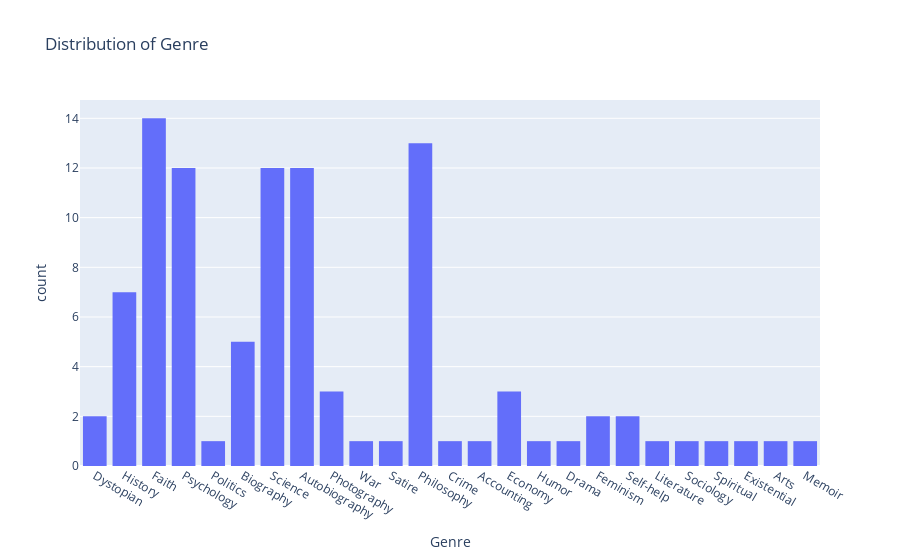

Here is the notebook cell this chart was saved with:
### Code cell
# Histogram
fig = px.histogram(books, x='Genre', title='Distribution of Genre')
fig.show()

### Figure 1 — Plotly figure (JSON) as saved in the notebook; plotly's stock layout.template omitted (floating-point values rounded to 4 significant figures)
{"data": [{"alignmentgroup": "True", "bingroup": "x", "hovertemplate": "Genre=%{x}<br>count=%{y}<extra></extra>", "legendgroup": "", "marker": {"color": "#636efa", "pattern": {"shape": ""}}, "name": "", "offsetgroup": "", "orientation": "v", "showlegend": false, "type": "histogram", "x": ["Dystopian", "History", "Faith", "Psychology", "Faith", "Politics", "Biography", "History", "Science", "Autobiography", "Science", "Science", "Psychology", "Photography", "War", "Dystopian", "Faith", "Biography", "Satire", "Philosophy", "Psychology", "Science", "Crime", "Accounting", "Economy", "Autobiography", "Economy", "Philosophy", "History", "Faith", "History", "Psychology", "Psychology", "Psychology", "Science", "Faith", "Photography", "Humor", "Autobiography", "History", "Philosophy", "Photography", "Faith", "Autobiography", "Autobiography", "History", "Biography", "Psychology", "Biography", "Autobiography", "Philosophy", "Faith", "Autobiography", "Drama", "Autobiography", "Faith", "Philosophy", "Philosophy", "Philosophy", "Philosophy", "Feminism", "Psychology", "Faith", "Autobiography", "Self-help", "Economy", "Literature", "Sociology", "Autobiography", "Biography", "Science", "Spiritual", "History", "Faith", "Philosophy", "Psychology", "Psychology", "Science", "Autobiography", "Psychology", "Science", "Existential", "Psychology", "Arts", "Science", "Science", "Feminism", "Philosophy", "Self-help", "Philosophy", "Autobiography", "Faith", "Faith", "Memoir", "Science", "Faith", "Science", "Faith", "Philosophy", "Philosophy"], "xaxis": "x", "yaxis": "y"}], "layout": {"barmode": "relative", "legend": {"tracegroupgap": 0}, "title": {"text": "Distribution of Genre"}, "xaxis": {"anchor": "y", "domain": [0, 1], "title": {"text": "Genre"}}, "yaxis": {"anchor": "x", "domain": [0, 1], "title": {"text": "count"}}}}
